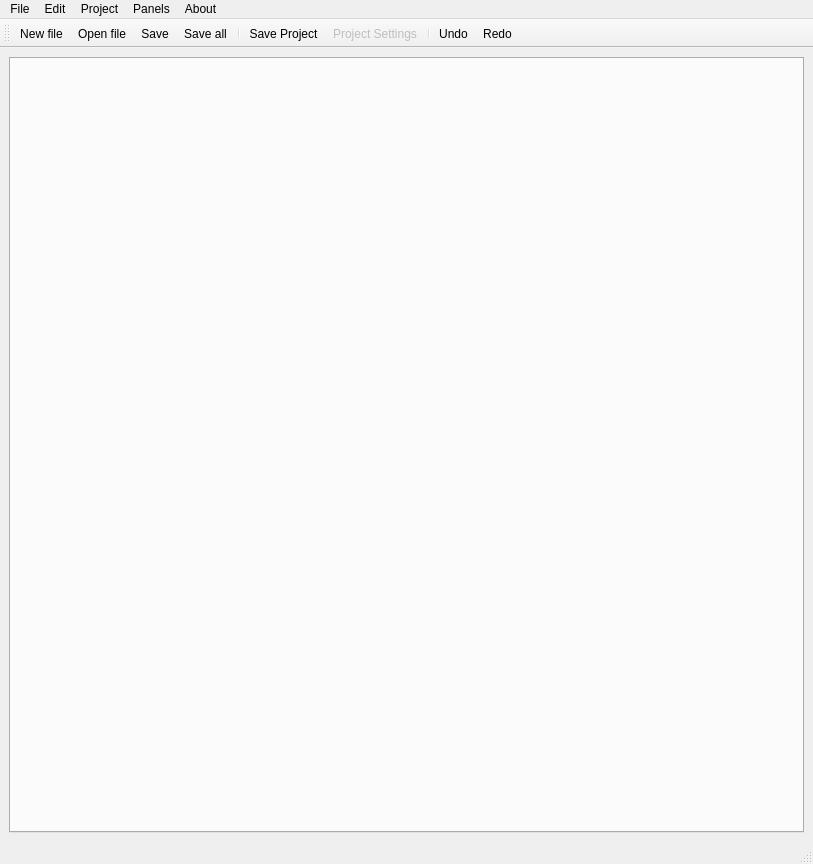
<?xml version="1.0" encoding="UTF-8"?>
<ui version="4.0">
 <class>MainWindow</class>
 <widget class="QMainWindow" name="MainWindow">
  <property name="geometry">
   <rect>
    <x>0</x>
    <y>0</y>
    <width>813</width>
    <height>864</height>
   </rect>
  </property>
  <property name="sizePolicy">
   <sizepolicy hsizetype="Expanding" vsizetype="Expanding">
    <horstretch>0</horstretch>
    <verstretch>0</verstretch>
   </sizepolicy>
  </property>
  <property name="acceptDrops">
   <bool>false</bool>
  </property>
  <property name="windowTitle">
   <string>CEGUI Unified Editor</string>
  </property>
  <property name="windowIcon">
   <iconset>
    <normaloff>icons/application_icon.png</normaloff>icons/application_icon.png</iconset>
  </property>
  <property name="windowOpacity">
   <double>1.000000000000000</double>
  </property>
  <property name="documentMode">
   <bool>true</bool>
  </property>
  <property name="dockNestingEnabled">
   <bool>false</bool>
  </property>
  <widget class="QWidget" name="centralwidget">
   <property name="sizePolicy">
    <sizepolicy hsizetype="Expanding" vsizetype="Expanding">
     <horstretch>0</horstretch>
     <verstretch>0</verstretch>
    </sizepolicy>
   </property>
   <layout class="QVBoxLayout" name="verticalLayout_3">
    <item>
     <widget class="QTabWidget" name="tabs">
      <property name="tabPosition">
       <enum>QTabWidget::North</enum>
      </property>
      <property name="tabShape">
       <enum>QTabWidget::Rounded</enum>
      </property>
      <property name="currentIndex">
       <number>-1</number>
      </property>
      <property name="iconSize">
       <size>
        <width>16</width>
        <height>16</height>
       </size>
      </property>
      <property name="usesScrollButtons">
       <bool>true</bool>
      </property>
      <property name="documentMode">
       <bool>false</bool>
      </property>
      <property name="tabsClosable">
       <bool>true</bool>
      </property>
      <property name="movable">
       <bool>true</bool>
      </property>
     </widget>
    </item>
   </layout>
  </widget>
  <widget class="QMenuBar" name="menubar">
   <property name="geometry">
    <rect>
     <x>0</x>
     <y>0</y>
     <width>813</width>
     <height>21</height>
    </rect>
   </property>
   <widget class="QMenu" name="menuFile">
    <property name="title">
     <string>File</string>
    </property>
    <addaction name="actionNewFile"/>
    <addaction name="actionOpenFile"/>
    <addaction name="separator"/>
    <addaction name="actionSave"/>
    <addaction name="actionSaveAll"/>
    <addaction name="actionClose"/>
    <addaction name="separator"/>
    <addaction name="actionQuit"/>
   </widget>
   <widget class="QMenu" name="menuEdit">
    <property name="title">
     <string>Edit</string>
    </property>
    <addaction name="actionUndo"/>
    <addaction name="actionRedo"/>
    <addaction name="separator"/>
   </widget>
   <widget class="QMenu" name="menuAbout">
    <property name="title">
     <string>About</string>
    </property>
    <addaction name="actionLicense"/>
   </widget>
   <widget class="QMenu" name="menuPanels">
    <property name="title">
     <string>Panels</string>
    </property>
   </widget>
   <widget class="QMenu" name="menuProject">
    <property name="title">
     <string>Project</string>
    </property>
    <addaction name="actionNewProject"/>
    <addaction name="separator"/>
    <addaction name="actionOpenProject"/>
    <addaction name="actionSaveProject"/>
    <addaction name="actionCloseProject"/>
    <addaction name="separator"/>
    <addaction name="actionProjectSettings"/>
   </widget>
   <addaction name="menuFile"/>
   <addaction name="menuEdit"/>
   <addaction name="menuProject"/>
   <addaction name="menuPanels"/>
   <addaction name="menuAbout"/>
  </widget>
  <widget class="QStatusBar" name="statusbar"/>
  <widget class="QToolBar" name="globalToolbar">
   <property name="windowTitle">
    <string>Global Toolbar</string>
   </property>
   <property name="iconSize">
    <size>
     <width>32</width>
     <height>32</height>
    </size>
   </property>
   <attribute name="toolBarArea">
    <enum>TopToolBarArea</enum>
   </attribute>
   <attribute name="toolBarBreak">
    <bool>false</bool>
   </attribute>
   <addaction name="actionNewFile"/>
   <addaction name="actionOpenFile"/>
   <addaction name="actionSave"/>
   <addaction name="actionSaveAll"/>
   <addaction name="separator"/>
   <addaction name="actionSaveProject"/>
   <addaction name="actionProjectSettings"/>
   <addaction name="separator"/>
   <addaction name="actionUndo"/>
   <addaction name="actionRedo"/>
  </widget>
  <action name="actionQuit">
   <property name="icon">
    <iconset>
     <normaloff>icons/actions/quit.png</normaloff>icons/actions/quit.png</iconset>
   </property>
   <property name="text">
    <string>Quit</string>
   </property>
   <property name="shortcut">
    <string>Ctrl+Q</string>
   </property>
  </action>
  <action name="actionCloseProject">
   <property name="icon">
    <iconset>
     <normaloff>icons/actions/close_project.png</normaloff>icons/actions/close_project.png</iconset>
   </property>
   <property name="text">
    <string>Close project</string>
   </property>
  </action>
  <action name="actionOpenProject">
   <property name="icon">
    <iconset>
     <normaloff>icons/actions/open_project.png</normaloff>icons/actions/open_project.png</iconset>
   </property>
   <property name="text">
    <string>Open project</string>
   </property>
  </action>
  <action name="actionNewProject">
   <property name="icon">
    <iconset>
     <normaloff>icons/actions/new_project.png</normaloff>icons/actions/new_project.png</iconset>
   </property>
   <property name="text">
    <string>New project</string>
   </property>
  </action>
  <action name="actionSave">
   <property name="icon">
    <iconset>
     <normaloff>icons/actions/save.png</normaloff>icons/actions/save.png</iconset>
   </property>
   <property name="text">
    <string>Save</string>
   </property>
   <property name="shortcut">
    <string>Ctrl+S</string>
   </property>
  </action>
  <action name="actionSaveAll">
   <property name="icon">
    <iconset>
     <normaloff>icons/actions/save_all.png</normaloff>icons/actions/save_all.png</iconset>
   </property>
   <property name="text">
    <string>Save all</string>
   </property>
   <property name="shortcut">
    <string>Ctrl+Shift+S</string>
   </property>
  </action>
  <action name="actionClose">
   <property name="icon">
    <iconset>
     <normaloff>icons/actions/close.png</normaloff>icons/actions/close.png</iconset>
   </property>
   <property name="text">
    <string>Close</string>
   </property>
  </action>
  <action name="actionUndo">
   <property name="icon">
    <iconset>
     <normaloff>icons/actions/undo.png</normaloff>icons/actions/undo.png</iconset>
   </property>
   <property name="text">
    <string>Undo</string>
   </property>
   <property name="shortcut">
    <string>Ctrl+Z</string>
   </property>
  </action>
  <action name="actionRedo">
   <property name="icon">
    <iconset>
     <normaloff>icons/actions/redo.png</normaloff>icons/actions/redo.png</iconset>
   </property>
   <property name="text">
    <string>Redo</string>
   </property>
   <property name="shortcut">
    <string>Ctrl+Y</string>
   </property>
  </action>
  <action name="actionSaveProject">
   <property name="icon">
    <iconset>
     <normaloff>icons/actions/save_project.png</normaloff>icons/actions/save_project.png</iconset>
   </property>
   <property name="text">
    <string>Save Project</string>
   </property>
  </action>
  <action name="actionProjectSettings">
   <property name="enabled">
    <bool>false</bool>
   </property>
   <property name="icon">
    <iconset>
     <normaloff>icons/actions/project_settings.png</normaloff>icons/actions/project_settings.png</iconset>
   </property>
   <property name="text">
    <string>Project Settings</string>
   </property>
  </action>
  <action name="actionLicense">
   <property name="text">
    <string>License</string>
   </property>
  </action>
  <action name="actionNewFile">
   <property name="icon">
    <iconset>
     <normaloff>icons/actions/new_file.png</normaloff>icons/actions/new_file.png</iconset>
   </property>
   <property name="text">
    <string>New file</string>
   </property>
   <property name="shortcut">
    <string>Ctrl+N</string>
   </property>
  </action>
  <action name="actionOpenFile">
   <property name="icon">
    <iconset>
     <normaloff>icons/actions/open_file.png</normaloff>icons/actions/open_file.png</iconset>
   </property>
   <property name="text">
    <string>Open file</string>
   </property>
   <property name="shortcut">
    <string>Ctrl+O</string>
   </property>
  </action>
  <action name="actionRecentProjects">
   <property name="text">
    <string>Recent Projects</string>
   </property>
  </action>
 </widget>
 <resources/>
 <connections/>
</ui>
